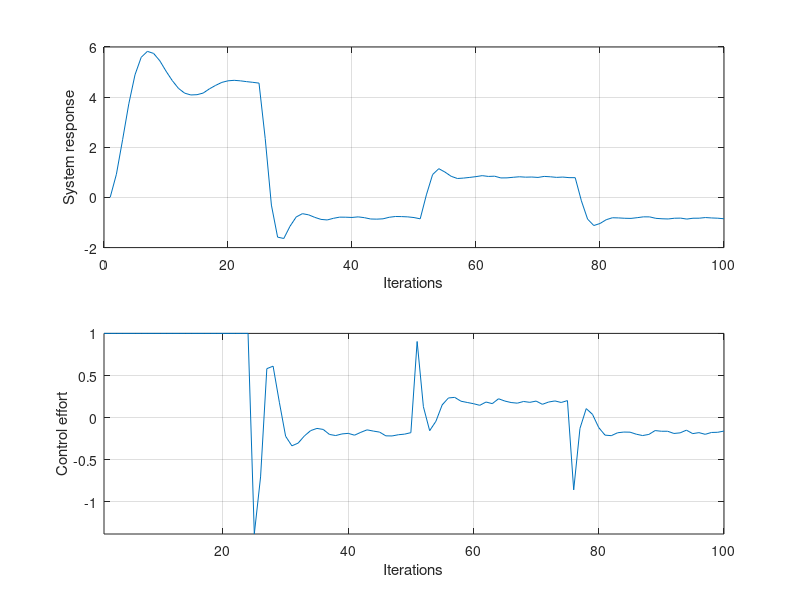
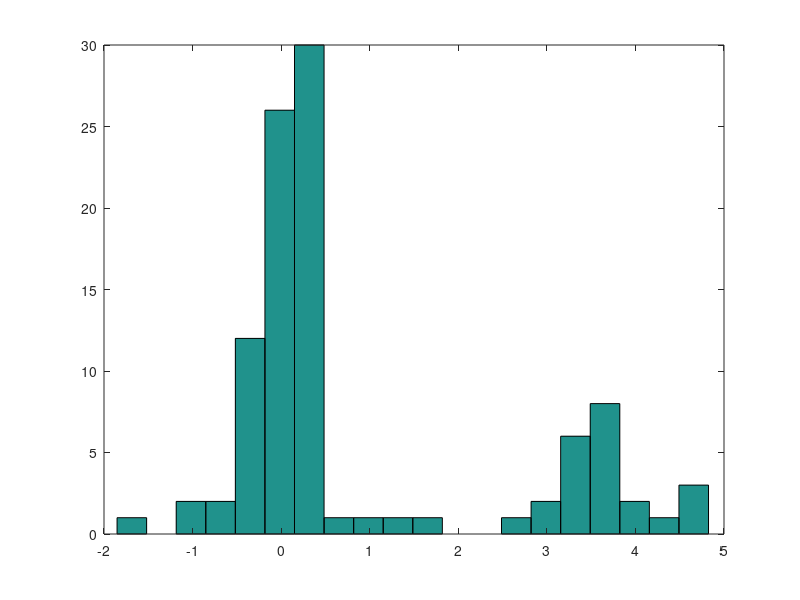

These charts were generated, in order, by the following MATLAB code:
% GMV Example of a generalised minimum variance 
%     controller
%

% Clear the previous set of parameters
clear; clc

% System parameters
a1 = -1.5;
a2 = 0.7; 
b0 = 0.9;	

% Zero previous input and output variables
yt_1 = 0; yt_2 = 0; ut_1 = 0; 

% Input to the system is a step 
rt = 1; start = 25;

% Request the controller weights
Pw = input('Enter the weighting Pw : ');
Qw = input('Enter the weighting Qw : ');
Rw = input('Enter the weighting Rw : ');

rt=[1*ones(25,1);-1*ones(25,1);1*ones(25,1);-1*ones(25,1)];

noise=0.025*randn(100,1);
var(noise)

for i= 1:100
%	Change the reference signal
% 	if i == start
% 	  rt = -1;
% 	end

%	System model
	yt = -a1*yt_1 - a2*yt_2 + b0*ut_1 + noise(i);

%	Controller
	if (i >=start)
	  ut = (Pw*(a1*yt + a2*yt_1) + Rw*rt(i))/(Pw*b0 + Qw);
	else
	  ut = rt(i);
	end

% 	Time shift the variables
	yt_2 = yt_1;
	yt_1 = yt;
	ut_1 = ut;

%	Store the output of the system
	store(i,1) = yt;
    store1(i,1) = ut;
end

% Clear the graphics screen
figure(1),hold on
subplot(211),plot(store),xlabel('Iterations'),grid,ylabel('System response');
subplot(212),plot(store1),axis tight,xlabel('Iterations'),grid,ylabel('Control effort');
figure(2),hist(store-rt,20)